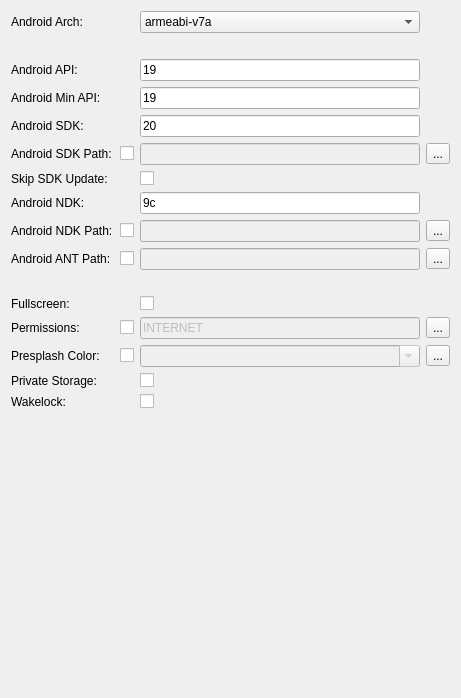
            <widget class="QWidget" name="scrollAreaWidgetContents_2">
             <property name="geometry">
              <rect>
               <x>0</x>
               <y>0</y>
               <width>461</width>
               <height>698</height>
              </rect>
             </property>
             <property name="autoFillBackground">
              <bool>true</bool>
             </property>
             <layout class="QGridLayout" name="gridLayout_2">
              <item row="3" column="0">
               <widget class="QLabel" name="label_21">
                <property name="text">
                 <string>Android Min API:</string>
                </property>
               </widget>
              </item>
              <item row="3" column="2">
               <widget class="QLineEdit" name="lineedit2_android_minapi">
                <property name="toolTip">
                 <string>Minimum API required</string>
                </property>
                <property name="text">
                 <string>19</string>
                </property>
               </widget>
              </item>
              <item row="9" column="0">
               <widget class="QLabel" name="label_13">
                <property name="text">
                 <string>Android ANT Path:</string>
                </property>
               </widget>
              </item>
              <item row="9" column="1">
               <widget class="QCheckBox" name="checkbox_android_ant_path">
                <property name="text">
                 <string/>
                </property>
               </widget>
              </item>
              <item row="2" column="0">
               <widget class="QLabel" name="label_20">
                <property name="text">
                 <string>Android API:</string>
                </property>
               </widget>
              </item>
              <item row="1" column="0">
               <widget class="QLabel" name="label_40">
                <property name="text">
                 <string/>
                </property>
               </widget>
              </item>
              <item row="9" column="2">
               <widget class="QLineEdit" name="lineedit_android_ant_path">
                <property name="enabled">
                 <bool>false</bool>
                </property>
                <property name="toolTip">
                 <string>Android ANT directory (if empty, it will be automatically downloaded.)</string>
                </property>
                <property name="text">
                 <string/>
                </property>
               </widget>
              </item>
              <item row="9" column="3">
               <widget class="QToolButton" name="toolbutton_android_ant_path">
                <property name="text">
                 <string>...</string>
                </property>
               </widget>
              </item>
              <item row="0" column="0">
               <widget class="QLabel" name="label_25">
                <property name="text">
                 <string>Android Arch:</string>
                </property>
               </widget>
              </item>
              <item row="0" column="2">
               <widget class="QComboBox" name="combobox_android_arch">
                <property name="toolTip">
                 <string>The Android arch to build for</string>
                </property>
                <item>
                 <property name="text">
                  <string>armeabi-v7a</string>
                 </property>
                </item>
                <item>
                 <property name="text">
                  <string>arm64-v8a</string>
                 </property>
                </item>
                <item>
                 <property name="text">
                  <string>x86</string>
                 </property>
                </item>
               </widget>
              </item>
              <item row="2" column="2">
               <widget class="QLineEdit" name="lineedit2_android_api">
                <property name="toolTip">
                 <string> Android API to use</string>
                </property>
                <property name="text">
                 <string>19</string>
                </property>
               </widget>
              </item>
              <item row="4" column="0">
               <widget class="QLabel" name="label_22">
                <property name="text">
                 <string>Android SDK:</string>
                </property>
               </widget>
              </item>
              <item row="6" column="0">
               <widget class="QLabel" name="label_16">
                <property name="text">
                 <string>Skip SDK Update:</string>
                </property>
               </widget>
              </item>
              <item row="15" column="0">
               <widget class="QLabel" name="label_41">
                <property name="text">
                 <string/>
                </property>
               </widget>
              </item>
              <item row="7" column="0">
               <widget class="QLabel" name="label_19">
                <property name="text">
                 <string>Android NDK:</string>
                </property>
               </widget>
              </item>
              <item row="17" column="0">
               <widget class="QLabel" name="label_23">
                <property name="text">
                 <string>Permissions:</string>
                </property>
               </widget>
              </item>
              <item row="16" column="0">
               <widget class="QLabel" name="label_12">
                <property name="text">
                 <string>Fullscreen:</string>
                </property>
               </widget>
              </item>
              <item row="17" column="3">
               <widget class="QToolButton" name="permissions_android_permissions">
                <property name="text">
                 <string>...</string>
                </property>
               </widget>
              </item>
              <item row="18" column="1">
               <widget class="QCheckBox" name="checkbox_android_presplash_color">
                <property name="text">
                 <string/>
                </property>
               </widget>
              </item>
              <item row="18" column="0">
               <widget class="QLabel" name="label_14">
                <property name="text">
                 <string>Presplash Color:</string>
                </property>
               </widget>
              </item>
              <item row="5" column="0">
               <widget class="QLabel" name="label_18">
                <property name="text">
                 <string>Android SDK Path:</string>
                </property>
               </widget>
              </item>
              <item row="16" column="2">
               <widget class="QCheckBox" name="checkbox2_fullscreen">
                <property name="layoutDirection">
                 <enum>Qt::LeftToRight</enum>
                </property>
                <property name="text">
                 <string/>
                </property>
               </widget>
              </item>
              <item row="18" column="2">
               <widget class="QComboBox" name="combobox_android_presplash_color">
                <property name="enabled">
                 <bool>false</bool>
                </property>
                <property name="editable">
                 <bool>true</bool>
                </property>
               </widget>
              </item>
              <item row="18" column="3">
               <widget class="QToolButton" name="colorpick_android_presplash_color">
                <property name="text">
                 <string>...</string>
                </property>
               </widget>
              </item>
              <item row="19" column="2">
               <widget class="QCheckBox" name="checkbox2_android_private_storage">
                <property name="toolTip">
                 <string>(bool) Use --private data storage (True) or --dir public storage (False)</string>
                </property>
                <property name="layoutDirection">
                 <enum>Qt::LeftToRight</enum>
                </property>
                <property name="text">
                 <string/>
                </property>
               </widget>
              </item>
              <item row="19" column="0">
               <widget class="QLabel" name="label_24">
                <property name="text">
                 <string>Private Storage:</string>
                </property>
               </widget>
              </item>
              <item row="20" column="0">
               <widget class="QLabel" name="label_58">
                <property name="text">
                 <string>Wakelock:</string>
                </property>
               </widget>
              </item>
              <item row="20" column="2">
               <widget class="QCheckBox" name="checkbox2_android_wakelock">
                <property name="toolTip">
                 <string># (bool) Indicate whether the screen should stay on
# Don't forget to add the WAKE_LOCK permission if you set this to True</string>
                </property>
                <property name="text">
                 <string/>
                </property>
               </widget>
              </item>
              <item row="17" column="2">
               <widget class="QLineEdit" name="lineedit_android_permissions">
                <property name="enabled">
                 <bool>false</bool>
                </property>
                <property name="text">
                 <string>INTERNET</string>
                </property>
                <property name="readOnly">
                 <bool>true</bool>
                </property>
               </widget>
              </item>
              <item row="21" column="0">
               <spacer name="verticalSpacer_2">
                <property name="orientation">
                 <enum>Qt::Vertical</enum>
                </property>
                <property name="sizeHint" stdset="0">
                 <size>
                  <width>103</width>
                  <height>53</height>
                 </size>
                </property>
               </spacer>
              </item>
              <item row="6" column="2">
               <widget class="QCheckBox" name="checkbox2_android_skip_update">
                <property name="toolTip">
                 <string>If checked, then skip trying to update the Android sdk</string>
                </property>
                <property name="text">
                 <string/>
                </property>
               </widget>
              </item>
              <item row="5" column="3">
               <widget class="QToolButton" name="toolbutton_android_sdk_path">
                <property name="text">
                 <string>...</string>
                </property>
               </widget>
              </item>
              <item row="5" column="1">
               <widget class="QCheckBox" name="checkbox_android_sdk_path">
                <property name="text">
                 <string/>
                </property>
               </widget>
              </item>
              <item row="5" column="2">
               <widget class="QLineEdit" name="lineedit_android_sdk_path">
                <property name="enabled">
                 <bool>false</bool>
                </property>
                <property name="toolTip">
                 <string>Android SDK directory (if empty, it will be automatically downloaded.)</string>
                </property>
                <property name="text">
                 <string/>
                </property>
               </widget>
              </item>
              <item row="4" column="2">
               <widget class="QLineEdit" name="lineedit2_android_sdk">
                <property name="text">
                 <string>20</string>
                </property>
               </widget>
              </item>
              <item row="8" column="0">
               <widget class="QLabel" name="label_17">
                <property name="toolTip">
                 <string extracomment="Android NDK directory (if empty, it will be automatically downloaded.)"/>
                </property>
                <property name="statusTip">
                 <string extracomment="yjuyftuj"/>
                </property>
                <property name="accessibleName">
                 <string/>
                </property>
                <property name="text">
                 <string>Android NDK Path:</string>
                </property>
               </widget>
              </item>
              <item row="7" column="2">
               <widget class="QLineEdit" name="lineedit2_android_ndk">
                <property name="toolTip">
                 <string>Android NDK version to use</string>
                </property>
                <property name="text">
                 <string>9c</string>
                </property>
               </widget>
              </item>
              <item row="8" column="1">
               <widget class="QCheckBox" name="checkbox_android_ndk_path">
                <property name="text">
                 <string/>
                </property>
               </widget>
              </item>
              <item row="8" column="2">
               <widget class="QLineEdit" name="lineedit_android_ndk_path">
                <property name="enabled">
                 <bool>false</bool>
                </property>
                <property name="toolTip">
                 <string>Android NDK directory (if empty, it will be automatically downloaded.)</string>
                </property>
                <property name="statusTip">
                 <string extracomment="tuti"/>
                </property>
                <property name="text">
                 <string/>
                </property>
               </widget>
              </item>
              <item row="8" column="3">
               <widget class="QToolButton" name="toolbutton_android_ndk_path">
                <property name="text">
                 <string>...</string>
                </property>
               </widget>
              </item>
              <item row="17" column="1">
               <widget class="QCheckBox" name="checkbox_android_permissions">
                <property name="text">
                 <string/>
                </property>
               </widget>
              </item>
             </layout>
            </widget>
